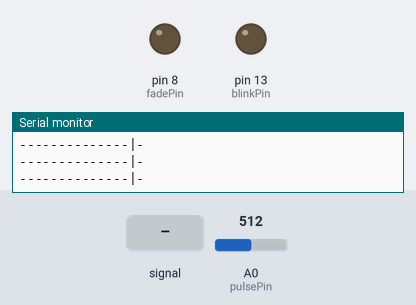
This sketch was run on a simulated Arduino Uno, built with avr-gcc and run on an emulated ATmega328P. On the bench: output pins drawn as LEDs (lit = HIGH), the last lines printed to the serial monitor. Dashed ring = blinking. Inputs (shaded band) come from the test bench; at power-on: A0 (pulsePin) = 512.

Above: at 1.2 s.
1.3 s: A0 (pulsePin) fed a 200 Hz sine of ±81 counts around its level
At 2.18 s:
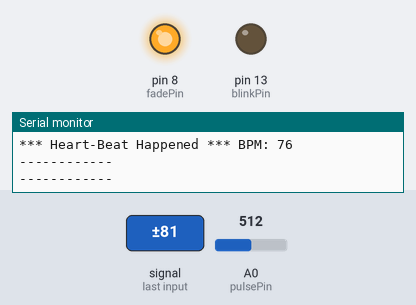
4.3 s: A0 (pulsePin) set to 513
At 7.09 s:
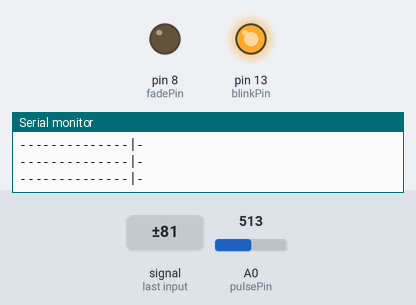
7.3 s: A0 (pulsePin) fed a 2 Hz sine of ±306 counts around its level
At 8.13 s:
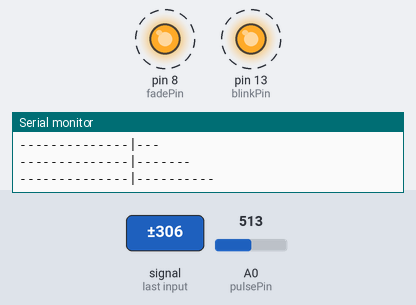
10.3 s: A0 (pulsePin) set to 900
11.8 s: A0 (pulsePin) set to 511
At 12.6 s:
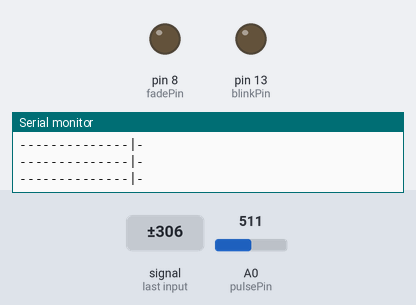
13.3 s: A0 (pulsePin) set to 535
At 13.6 s:
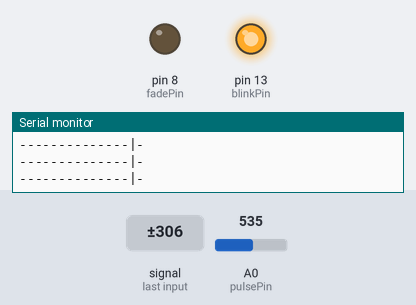
Timing chart, 0 to 15.8 s (numbered marks = the images above; inputs shaded):
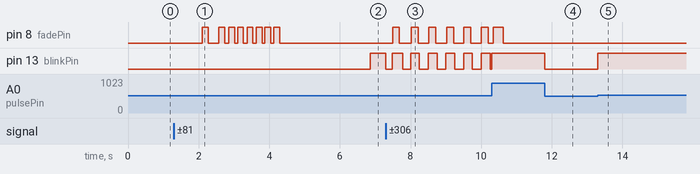

The sketch:

ecgsensor.ino
```cpp
int pulsePin = 0;
int blinkPin = 13;
int fadePin = 8;
int fadeRate = 0;
int BPM;
int Signal;
int IBI = 600;
boolean Pulse = false;
boolean QS = false;
boolean serialVisual = true;
volatile int rate[10];
long sampleCounter = 0;
long lastBeatTime = 0;
int P = 512;
int T = 512;
int thresh = 525;
int amp = 100;
boolean firstBeat = true;
boolean secondBeat = false;
void setup()
{
  pinMode(blinkPin,OUTPUT);
  pinMode(fadePin,OUTPUT);
  Serial.begin(9600);
  interruptSetup();
  //analogReference(EXTERNAL);
}
void loop()
{
  serialOutput();
  if (QS == true)
    {
      fadeRate = 255;
      serialOutputWhenBeatHappens();
      QS = false;
    }
  ledFadeToBeat();
  delay(20);
}
void ledFadeToBeat()
{
  fadeRate -= 15;
  fadeRate = constrain(fadeRate,0,255);
  analogWrite(fadePin,fadeRate);
}
void interruptSetup()
{
  TCCR2A = 0x02;
  TCCR2B = 0x06;
  OCR2A = 0X7C;
  TIMSK2 = 0x02;
  sei();
}
void serialOutput()
{
  if (serialVisual == true)
  {
    arduinoSerialMonitorVisual('-', Signal);
  }
  else
  {
    sendDataToSerial('S', Signal);
  }
}
void serialOutputWhenBeatHappens()
{
  if (serialVisual == true)
  {
    Serial.print("*** Heart-Beat Happened *** ");
    Serial.print("BPM: ");
    Serial.println(BPM);
  }
  else
  {
    sendDataToSerial('B',BPM);
    sendDataToSerial('Q',IBI);
  }
}
void arduinoSerialMonitorVisual(char symbol, int data )
{
  const int sensorMin = 0;
  const int sensorMax = 1024;
  int sensorReading = data;
  int range = map(sensorReading, sensorMin, sensorMax, 0, 11);
  switch (range)
  {
    case 0:
      Serial.println("");
      break;
    case 1:
      Serial.println("---");
      break;
    case 2:
      Serial.println("------");
      break;
    case 3:
      Serial.println("---------");
      break;
    case 4:
      Serial.println("------------");
      break;
    case 5:
      Serial.println("--------------|-");
      break;
    case 6:
      Serial.println("--------------|---");
      break;
    case 7:
      Serial.println("--------------|-------");
      break;
    case 8:
      Serial.println("--------------|----------");
      break;
    case 9:
      Serial.println("--------------|----------------");
      break;
    case 10:
      Serial.println("--------------|-------------------");
      break;
    case 11:
      Serial.println("--------------|-----------------------");
      break;
   }
}
void sendDataToSerial(char symbol, int data )
{
  Serial.print(symbol);
  Serial.println(data);
}
ISR(TIMER2_COMPA_vect)
{
  cli();
  Signal = analogRead(pulsePin);
  sampleCounter += 2;
  int N = sampleCounter - lastBeatTime;
  if(Signal < thresh && N > (IBI/5)*3)
  {
    if (Signal < T)
    {
      T = Signal;
    }
  }
  if(Signal > thresh && Signal > P)
  {
    P = Signal;
  }
  if (N > 250)
  {
    if ( (Signal > thresh) && (Pulse == false) && (N > (IBI/5)*3) )
    {
      Pulse = true;
      digitalWrite(blinkPin,HIGH);
      IBI = sampleCounter - lastBeatTime;
      lastBeatTime = sampleCounter;
      if(secondBeat)
      {
        secondBeat = false;
        for(int i=0; i<=9; i++)
        {
          rate[i] = IBI;
        }
      }
      if(firstBeat)
      {
        firstBeat = false;
        secondBeat = true;
        sei();
        return;
      }
      word runningTotal = 0;
      for(int i=0; i<=8; i++)
      {
        rate[i] = rate[i+1];
        runningTotal += rate[i];
      }
      rate[9]=IBI;
      runningTotal += rate[9];
      runningTotal /= 10;
      BPM = 60000/runningTotal;
      QS=true;
    }
  }
  if (Signal < thresh && Pulse == true)
  {
    digitalWrite(blinkPin,LOW);
    Pulse = false;
    amp = P - T;
    thresh = amp/2 + T;
    P = thresh;
    T = thresh;
  }
  if (N > 2500)
{
  thresh = 512;
  P = 512;
  T = 512;
  lastBeatTime = sampleCounter;
  firstBeat = true;
  secondBeat = false;
  }
  sei();
 }
```

Measured:
- the behaviour switches between 512 and 513 on A0 (pulsePin) (found by bisection; images 1 and 2)
- after the input at 1.3 s, pin 8 (fadePin): goes HIGH 0.16 s, LOW 0.30 s, HIGH 0.16 s, LOW 0.12 s, 5 × (HIGH 0.16 s, LOW 0.08 s), HIGH 0.16 s, then LOW, starting after 0.81 s
- after the input at 4.3 s, pin 8 (fadePin): stops changing and stays LOW; pin 13 (blinkPin): LOW → HIGH after 2.6 s
- after the input at 7.3 s, pin 8 (fadePin): alternates HIGH for 0.20 s and LOW for 0.30 s, starting after 0.19 s; pin 13 (blinkPin): alternates HIGH for 0.25 s and LOW for 0.25 s, starting at once
- after the input at 11.8 s, pin 13 (blinkPin): HIGH → LOW at once
- after the input at 13.3 s, pin 13 (blinkPin): LOW → HIGH at once
